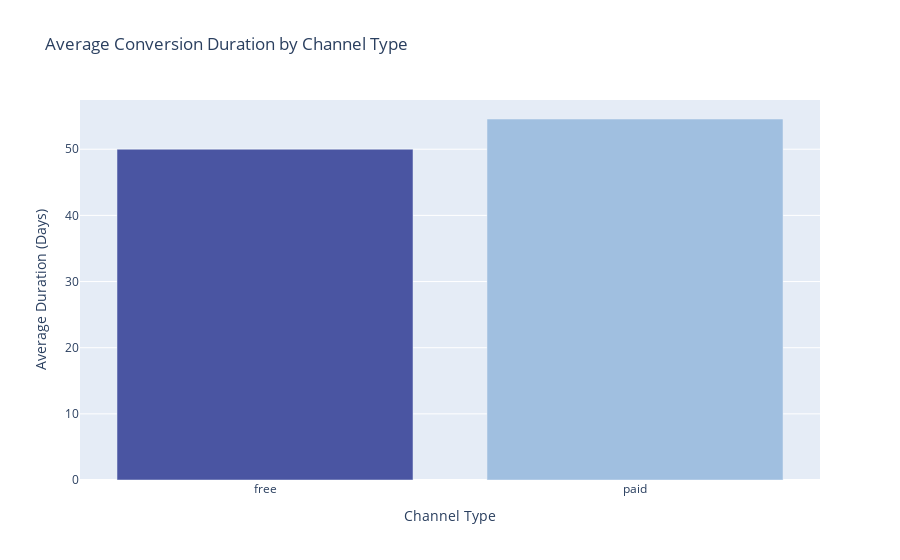

Here is the notebook cell this chart was saved with:
### Markdown cell above
## origin_seg별 체결까지 기간

### Code cell
# 체결까지 걸리는 기간을 계산
df_origin_filtered['conversion_duration'] = (df_origin_filtered['won_date'] - df_origin_filtered['first_contact_date']).dt.days

# 유료/무료 채널별 체결까지 걸리는 평균 기간 계산
avg_conversion_duration = df_origin_filtered.groupby('origin_seg')['conversion_duration'].mean().reset_index()

# 시각화
import plotly.graph_objects as go

fig = go.Figure()

fig.add_trace(go.Bar(
    x=avg_conversion_duration['origin_seg'],
    y=avg_conversion_duration['conversion_duration'],
    marker_color=['#4A55A2', '#A0BFE0']
))

fig.update_layout(
    title="Average Conversion Duration by Channel Type",
    xaxis_title="Channel Type",
    yaxis_title="Average Duration (Days)"
)

fig.show()

### Figure 1 — Plotly figure (JSON) as saved in the notebook; plotly's stock layout.template omitted (floating-point values rounded to 4 significant figures)
{"data": [{"marker": {"color": ["#4A55A2", "#A0BFE0"]}, "type": "bar", "x": ["free", "paid"], "y": [50, 54.57]}], "layout": {"title": {"text": "Average Conversion Duration by Channel Type"}, "xaxis": {"title": {"text": "Channel Type"}}, "yaxis": {"title": {"text": "Average Duration (Days)"}}}}
